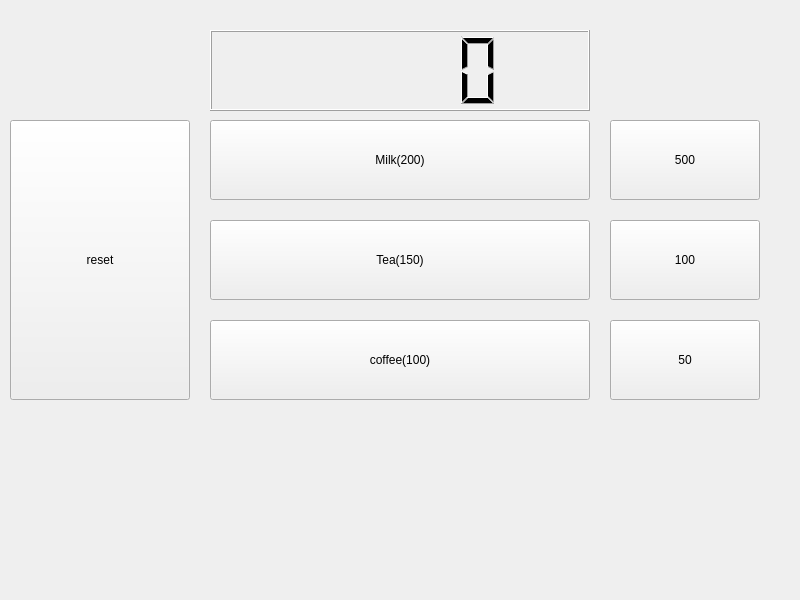
<?xml version="1.0" encoding="UTF-8"?>
<ui version="4.0">
 <class>Widget</class>
 <widget class="QWidget" name="Widget">
  <property name="geometry">
   <rect>
    <x>0</x>
    <y>0</y>
    <width>800</width>
    <height>600</height>
   </rect>
  </property>
  <property name="windowTitle">
   <string>Widget</string>
  </property>
  <widget class="QLCDNumber" name="lcdNumber">
   <property name="geometry">
    <rect>
     <x>210</x>
     <y>30</y>
     <width>380</width>
     <height>81</height>
    </rect>
   </property>
  </widget>
  <widget class="QPushButton" name="pb500">
   <property name="geometry">
    <rect>
     <x>610</x>
     <y>120</y>
     <width>150</width>
     <height>80</height>
    </rect>
   </property>
   <property name="text">
    <string>500</string>
   </property>
  </widget>
  <widget class="QPushButton" name="pb100">
   <property name="geometry">
    <rect>
     <x>610</x>
     <y>220</y>
     <width>150</width>
     <height>80</height>
    </rect>
   </property>
   <property name="text">
    <string>100</string>
   </property>
  </widget>
  <widget class="QPushButton" name="pbCoffee">
   <property name="geometry">
    <rect>
     <x>210</x>
     <y>320</y>
     <width>380</width>
     <height>80</height>
    </rect>
   </property>
   <property name="text">
    <string>coffee(100)</string>
   </property>
  </widget>
  <widget class="QPushButton" name="pbMilk">
   <property name="geometry">
    <rect>
     <x>210</x>
     <y>120</y>
     <width>380</width>
     <height>80</height>
    </rect>
   </property>
   <property name="text">
    <string>Milk(200)</string>
   </property>
  </widget>
  <widget class="QPushButton" name="pb50">
   <property name="geometry">
    <rect>
     <x>610</x>
     <y>320</y>
     <width>150</width>
     <height>80</height>
    </rect>
   </property>
   <property name="text">
    <string>50</string>
   </property>
  </widget>
  <widget class="QPushButton" name="pbTea">
   <property name="geometry">
    <rect>
     <x>210</x>
     <y>220</y>
     <width>380</width>
     <height>80</height>
    </rect>
   </property>
   <property name="text">
    <string>Tea(150)</string>
   </property>
  </widget>
  <widget class="QPushButton" name="pbReset">
   <property name="geometry">
    <rect>
     <x>10</x>
     <y>120</y>
     <width>180</width>
     <height>280</height>
    </rect>
   </property>
   <property name="text">
    <string>reset</string>
   </property>
  </widget>
 </widget>
 <resources/>
 <connections/>
</ui>
